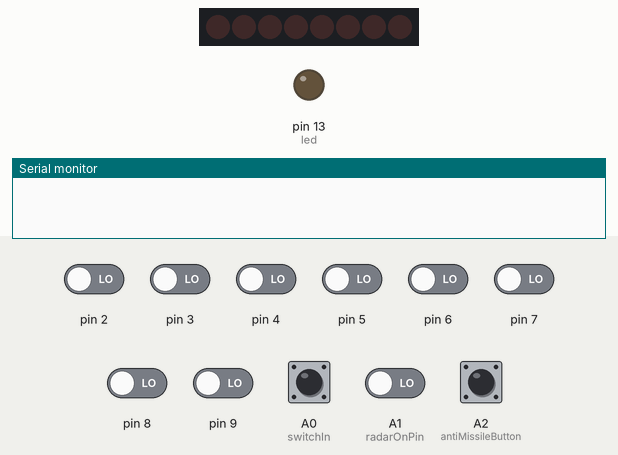
This sketch was run on a simulated Arduino Uno, built with avr-gcc and run on an emulated ATmega328P. Shown: 8 shift-register outputs drawn as a row of LEDs (first output left, lit = HIGH), output pins drawn as LEDs (lit = HIGH), the last lines printed to the serial monitor. Wiring (inferred from the names in the program): shift register (74HC595): data pin 11; shift clock pin 12; latch pin 10. Wiring (inferred from the signals the program sends): row of LEDs: on Q0, Q1, Q2, Q3, Q4, Q5, Q6, Q7. Inputs (shaded band) come from the test bench; at power-on: A0 (switchIn), A1 (radarOnPin), A2 (antiMissileButton), pin 2–9 LOW. Pins used as bus, display or sensor lines are not drawn.

Above: at 1.25 s.
At 1.45 s:
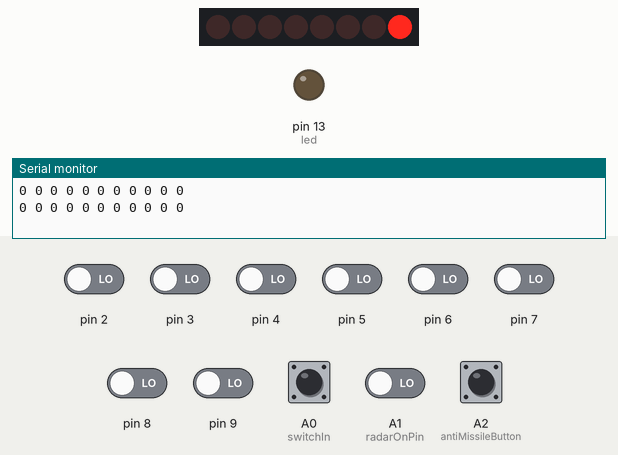
At 2.08 s:
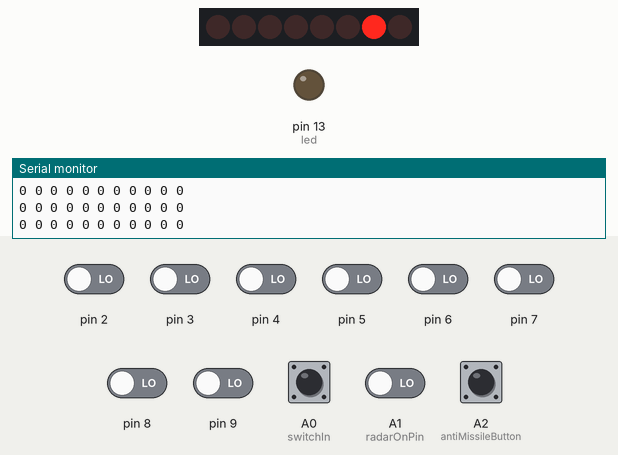
At 2.39 s:
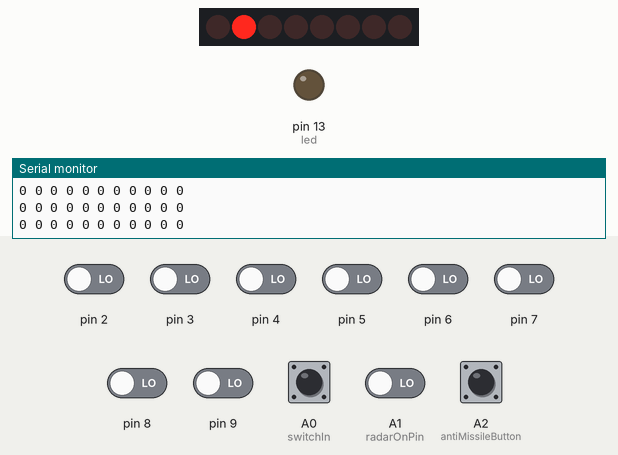
At 3.31 s:
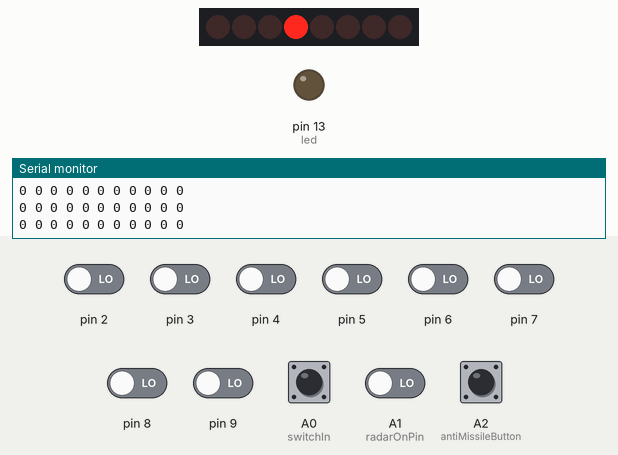
At 3.93 s:
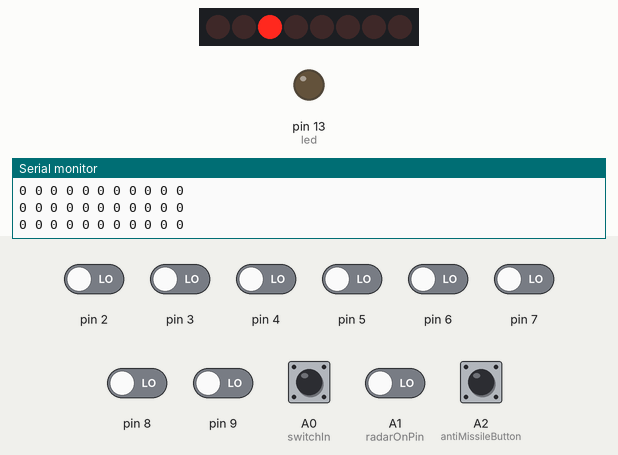
Timing chart, 0 to 4.2 s (numbered marks = the images above):
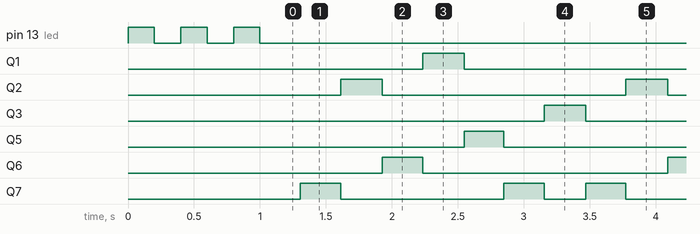

Measured:
- by itself, Q1–3: alternates HIGH for 0.31 s and LOW for 1.8 s
- by itself, Q5: alternates HIGH for 0.30 s and LOW for 1.9 s
- by itself, Q6: alternates HIGH for 0.31 s and LOW for 1.9 s
- by itself, Q7: repeats every 2.2 s: LOW 1.2 s, HIGH 0.30 s, LOW 0.31 s, HIGH 0.31 s

The sketch:

source.ino
```cpp
//arduino source code for the controller for the game radar defense
// By Benjamin A.

const byte latch = 10;
const byte clock = 12;
const byte data = 11;
const byte led = 13;
const byte switchIn = A0;
const byte radarOnPin = A1;
const byte antiMissileButton = A2;

byte radarPos = 0;
bool radarSwitch = 0;
bool antiMissile = 0;
bool shields[9];


byte shiftrPins = 0;

//bool sequence[] = {1, 0, 1, 0, 1, 0, 1, 0};

void setup()
{
  Serial.begin(57600);
  pinMode(latch, OUTPUT);
  pinMode(clock, OUTPUT);
  pinMode(data, OUTPUT);
  pinMode(led, OUTPUT);
  pinMode(switchIn, INPUT);
  pinMode(radarOnPin, INPUT);
  pinMode(antiMissileButton, INPUT);
  for (int i = 2; i < 10; i++){
    pinMode(i, INPUT);
  }
  flash(3);
}

void loop()
{
  for(int i = 0; i < 8; i++){
    shiftrPins = 0;
    bitSet(shiftrPins, i);
    updateShiftRegister();
    delay(15);
    if (digitalRead(switchIn)) radarPos = i + 1;
  }
  radarSwitch = digitalRead(radarOnPin);
  antiMissile = digitalRead(antiMissileButton);
  for (int i = 0; i<8; i++){
    shields[i] = digitalRead(i+2);
  }
  Serial.println(String(radarPos) + " " + String(radarSwitch)
      + " " + String(shields[0]) + " " + String(shields[1])
      + " " + String(shields[2] )+ " " + String(shields[3])
      + " " + String(shields[4] )+ " " + String(shields[5])
      + " " + String(shields[6]) + " " + String(shields[7]) + " " + String(antiMissile)
  );
  delay(5);
}

void flash(byte n)
{
  for(int i = 0; i<n; i++){
    digitalWrite(led, HIGH);
    delay(200);
    digitalWrite(led, LOW);
    delay(200);
  }
}

void updateShiftRegister()
{
  digitalWrite(latch, LOW);
  shiftOut(data, clock, MSBFIRST, shiftrPins);
  digitalWrite(latch, HIGH);
}
```
